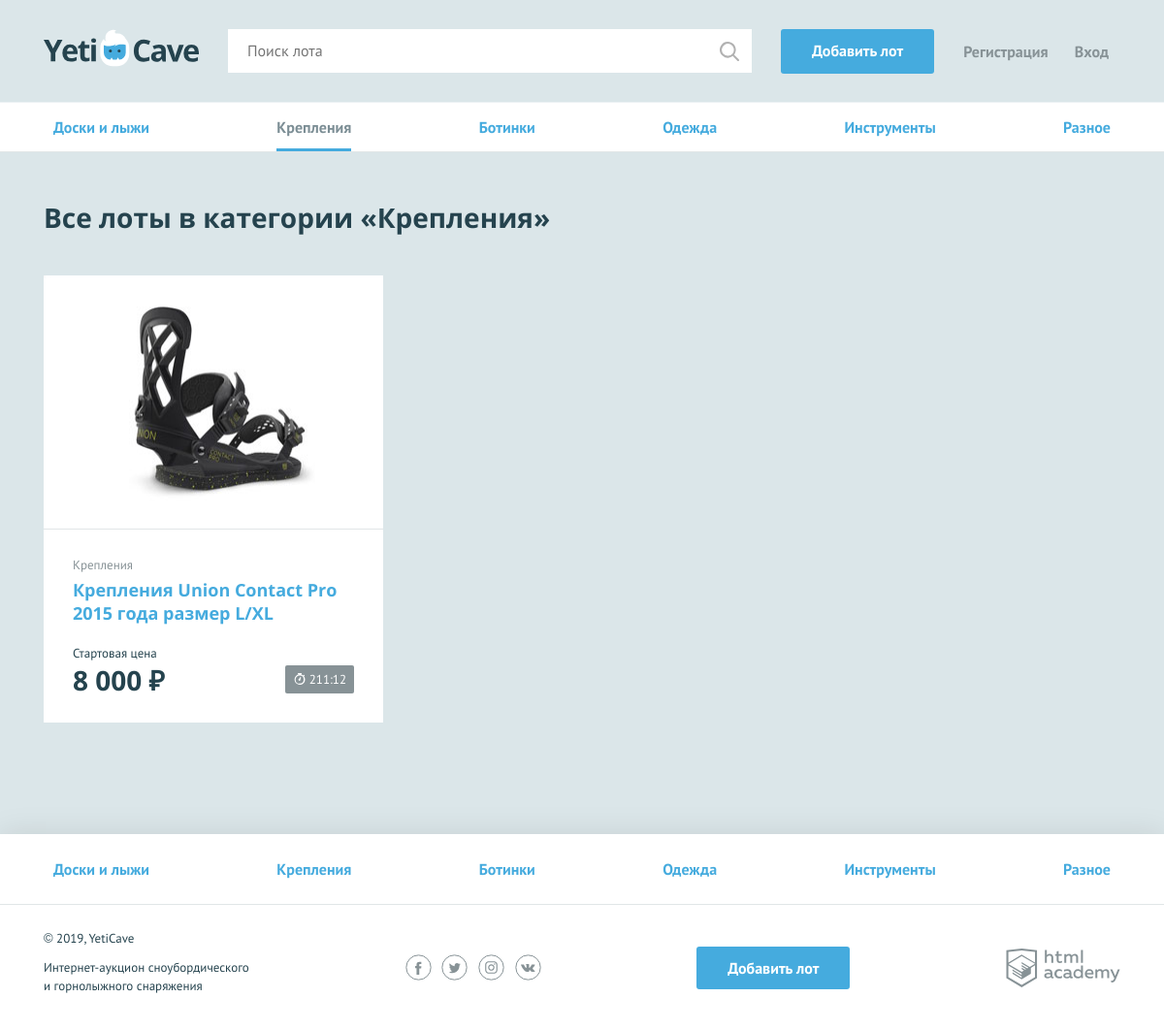
The page /categories.php?id=2 on the database its author committed.
### tables this page shows
CREATE TABLE Categories (
    PRIMARY KEY (id),
    id       INTEGER     NOT NULL AUTO_INCREMENT,
    code     VARCHAR(30) NOT NULL UNIQUE,
    category VARCHAR(60) NOT NULL UNIQUE
);

CREATE TABLE Lots (
    PRIMARY KEY (id),
    id          INTEGER       NOT NULL AUTO_INCREMENT,
    lot_name    VARCHAR(100)  NOT NULL,
    create_date DATETIME      DEFAULT CURRENT_TIMESTAMP,
    lot_info    VARCHAR(255),
    image_link  VARCHAR(255),
    start_price INTEGER       DEFAULT 0,
    final_date 	DATETIME      NOT NULL,
    step_rate   INTEGER       DEFAULT 1,
    author      INTEGER       NOT NULL,
    winner      INTEGER,
    cat_code    INTEGER       NOT NULL,

    FOREIGN KEY (author)   REFERENCES Users(id),
    FOREIGN KEY (winner)   REFERENCES Users(id),
    FOREIGN KEY (cat_code) REFERENCES Categories(id),

    FULLTEXT KEY flt_ix_lot_name_info (lot_name, lot_info),

    INDEX ix_lot_name (lot_name),
    INDEX ix_create_date (create_date),
    INDEX ix_start_price (start_price),
    INDEX ix_final_date (final_date),
    INDEX ix_author (author),
    INDEX ix_winner (winner)
);

### functions.php (called while the page is built, shortened)
<?php
function include_template($name, array $data = [])
{
    $name = 'templates/' . $name;
    extract($data);
    require $name;
    $result = ob_get_clean();
    return $result;
}
function formatSum($price, $rubleSign = "")
{
    $roundSum = ceil($price);
    $result = number_format($roundSum, 0, ",", " ") . $rubleSign;
    return $result;
}
function getDateRange($findate)
{
    $endDate = strtotime($findate);
    $nowDate = strtotime('now');
    $diffDate = $endDate - $nowDate;
    $hours = intval($diffDate / 3600);
    $arr[] = str_pad($hours, 2, "0", STR_PAD_LEFT);
    $minutes = intval(($diffDate % 3600) / 60);
    $arr[] = str_pad($minutes, 2, "0", STR_PAD_LEFT);
    return $arr;
}

### init.php (called while the page is built, shortened)
<?php
require_once 'functions.php';
$connect = mysqli_connect("localhost", "root", "_caberne55_S", "yeticave");
mysqli_set_charset($connect, "utf8");
$sqlCategories = 'SELECT * FROM Categories';
$result = mysqli_query($connect, $sqlCategories);
$categories = mysqli_fetch_all($result, MYSQLI_ASSOC);
$menu = include_template('menu.php', ['categories' => $categories]);

### templates/categories.php (the view, shortened to what this page needs)
<main>
  <nav class="nav">
    <ul class="nav__list container">
    <?php foreach ($categories as $category): ?>
      <li class="nav__item <?=($currentCategory === $category['category']) ? "nav__item--current" : ""; ?>">
        <a href="categories.php?id=<?=$category['id']; ?>"><?=$category['category']; ?></a>
      </li>
    <?php endforeach; ?>
    </ul>
  </nav>
  <div class="container">
    <section class="lots">
      <h2>Все лоты в категории «<span><?=$currentCategory; ?></span>»</h2>
      <?=$lots; ?>
    </section>
  </div>
</main>

### templates/menu.php
<nav class="nav">
  <ul class="nav__list container">
   <?php foreach ($categories as $category): ?>
    <li class="nav__item">
      <a href="categories.php?id=<?=$category['id']; ?>"><?=$category['category']; ?></a>
    </li>
  <?php endforeach; ?>
  </ul>
</nav>

### templates/lots.php
<?php if (!empty($items)): ?>
<ul class="lots__list">
<?php foreach ($items as $item): ?>
  <li class="lots__item lot">
    <div class="lot__image">
      <img src="<?=$item['image_link']; ?>" width="350" height="260" alt="">
    </div>
    <div class="lot__info">
      <span class="lot__category"><?=$item['category']; ?></span>
      <h3 class="lot__title"><a class="text-link" href="lot.php?id=<?=$item['id']; ?>"><?=$item['lot_name']; ?></a></h3>
      <div class="lot__state">
        <div class="lot__rate">
        <?php if (isset($item['rate'])): ?>
          <span class="lot__amount"><?=$item['count'] . ' ' . get_noun_plural_form($item['count'], 'ставка', 'ставки', 'ставок'); ?></span>
          <span class="lot__cost"><?=formatSum($item['rate']) . ' ₽'; ?></span>
        <?php else: ?>
          <span class="lot__amount">Стартовая цена</span>
          <span class="lot__cost"><?=formatSum($item['start_price']) . ' ₽'; ?></span>
        <?php endif; ?>
        </div>
        <div class="lot__timer timer <?=getDateRange($item['final_date'])[0] == '00' ? "timer--finishing" : ""; ?>">
          <?=implode(":", getDateRange($item['final_date'])); ?>
        </div>
      </div>
    </div>
  </li>
<?php endforeach; ?>
</ul>
<?php else: ?>
<p><b><?=$notFound; ?></b></p>
<?php endif; ?>

### css/style.css (style rules this page uses)
html, body { height: 100%; }
main { margin-bottom: 202px; }
body { min-width: 1140px; background-color: #dbe6e9; font-family: "PT Sans", sans-serif; font-weight: 400; font-size: 16px; line-height: 26px; color: #25434e; }
a { text-decoration: none; }
h2 { margin: 0; font-family: "Open Sans", sans-serif; font-size: 28px; line-height: 35px; font-weight: 700; }
.text-link { font-weight: 700; color: #45abde; }
.container { width: 1110px; margin: 0 auto; padding: 0 15px; }
.nav { background-color: #ffffff; border-bottom: 1px solid #e1e6e7; }
.nav__list { display: -webkit-flex; display: -ms-flexbox; display: flex; -webkit-justify-content: space-between; -ms-flex-pack: justify; justify-content: space-between; -webkit-flex-wrap: wrap; -ms-flex-wrap: wrap; flex-wrap: wrap; list-style: none; }
.nav__item a { position: relative; display: block; padding: 12px 10px; font-weight: 700; color: #45abde; }
.nav__item a::before { content: ""; display: none; position: absolute; bottom: 0; width: calc(100% - 20px); height: 3px; background-color: #e2e5e6; }
.nav__item--current a { color: rgba(37, 67, 78, 0.6); }
.nav__item--current a::before { display: block; background-color: #45abde; }
.main-footer .nav__item a { padding: 23px 10px; }
.lots { padding-top: 50px; }
.lots h2 { padding-bottom: 42px; }
.lots__list { display: -webkit-flex; display: -ms-flexbox; display: flex; -webkit-flex-wrap: wrap; -ms-flex-wrap: wrap; flex-wrap: wrap; -webkit-justify-content: flex-start; -ms-flex-pack: justify; justify-content: flex-start; margin: 0; padding: 0; list-style: none; }
.lots__item { width: 350px; margin-right: 30px; }
.lot { margin-bottom: 30px; background-color: #ffffff; }
.lot__image { width: 350px; height: 261px; border-bottom: 1px solid #e1e6e7; }
.lot__image img { width: 100%; height: 100%; }
.lot__info { padding: 22px 30px 30px; }
.lot__category { font-size: 13px; color: #879296; }
.lot__title { min-height: 48px; margin: 0; margin-bottom: 15px; font-family: "Open Sans", sans-serif; font-size: 18px; line-height: 24px; font-weight: 700; }
.lot__state { display: -webkit-flex; display: -ms-flexbox; display: flex; -webkit-justify-content: space-between; -ms-flex-pack: justify; justify-content: space-between; }
.lot__amount { font-size: 13px; }
.lot__cost { display: block; font-family: "Open Sans", sans-serif; font-size: 28px; line-height: 28px; font-weight: 700; }
.lot__timer { -webkit-align-self: flex-end; -ms-flex-item-align: end; align-self: flex-end; }
.timer { position: relative; padding: 6px 8px 5px 25px; background-color: #879296; font-size: 13px; line-height: 18px; color: #ffffff; border-radius: 2px; }
.timer::before { content: ""; position: absolute; top: 8px; left: 9px; width: 12px; height: 12px; background: url("../img/timer.svg") 0 0 no-repeat; }

### rows shown on the page
categories: category "Доски и лыжи"
categories: category "Крепления"
categories: category "Ботинки"
categories: category "Одежда"
categories: category "Инструменты"
categories: category "Разное"
lots: image_link (picture), cat_code.category "Крепления", lot_name "Крепления Union Contact Pro 2015 года размер L/XL", start_price "8 000", final_date "211:12"

### other values the page prints
$currentCategory "Крепления"
